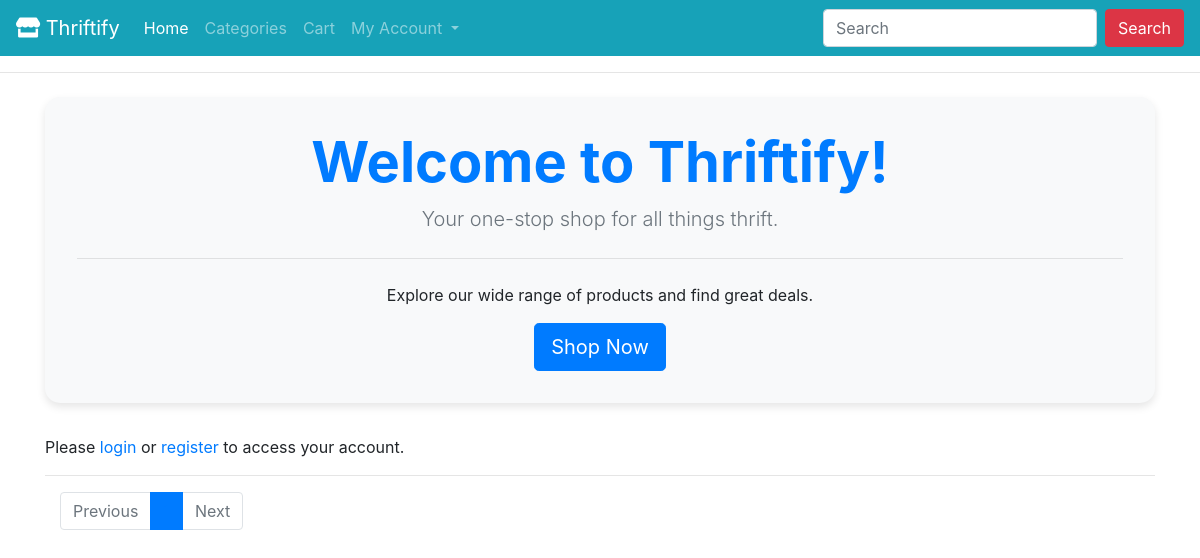
The app's page /, older data.
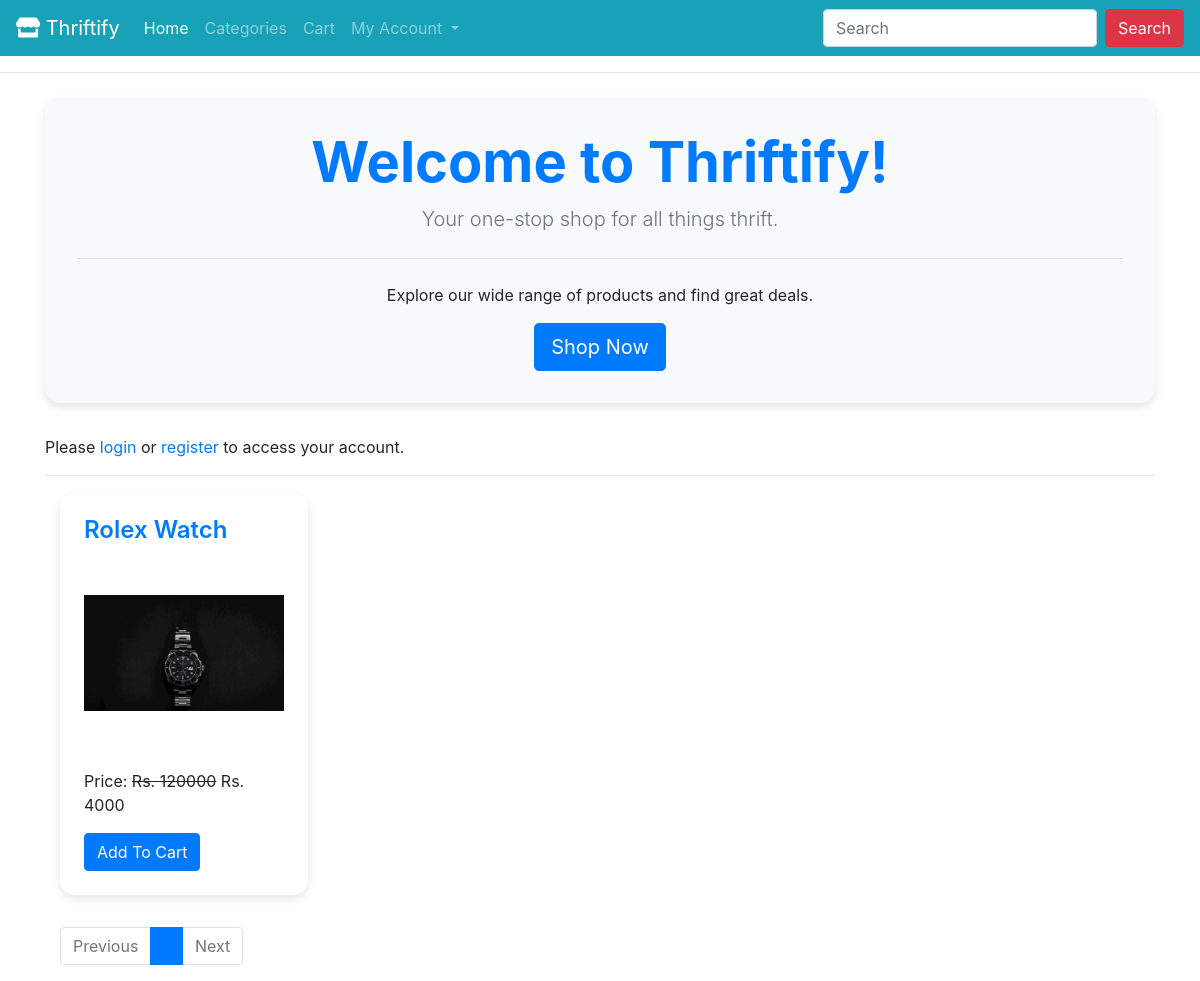
The same page, newer data.
### Thrift/models.py (models this page shows, shortened)
class Product(models.Model):
    title = models.CharField(max_length=200)
    slug = models.SlugField(unique=True)
    category = models.ForeignKey(Category, on_delete=models.CASCADE)
    image = models.ImageField(upload_to="products")
    marked_price = models.PositiveIntegerField()
    selling_price = models.PositiveIntegerField()
    description = models.TextField()
    warranty = models.CharField(max_length=300, null=True, blank=True)
    return_policy = models.CharField(max_length=300, null=True, blank=True)
    view_count = models.PositiveIntegerField(default=0)

### Thrift/views.py (the view)
# urls.py: path("", HomeView.as_view(), name="home"),
class HomeView(EcomMixin, TemplateView):
    template_name = "home.html"
    def get_context_data(self, **kwargs):
        context = super().get_context_data(**kwargs)
        context['myname'] = "Yuvraj Jagtap"
        all_products = Product.objects.all().order_by("-id")
        paginator = Paginator(all_products, 8)
        page_number = self.request.GET.get('page')
        print(page_number)
        product_list = paginator.get_page(page_number)
        context['product_list'] = product_list
        if self.request.user.is_authenticated:
            try:
                customer = self.request.user.customer
                context['customer'] = customer
            except Customer.DoesNotExist:
                context['customer'] = None
        return context

### Thrift/views.py (called while the page is built)
    def dispatch(self, request, *args, **kwargs):
        cart_id = request.session.get("cart_id")
        if cart_id:
            cart_obj = Cart.objects.get(id=cart_id)
            if request.user.is_authenticated and hasattr(request.user, 'customer'):
                cart_obj.customer = request.user.customer
                cart_obj.save()
        return super().dispatch(request, *args, **kwargs)

### templates/home.html (shortened to what this page needs)
{% extends "base.html" %}
{% block content %}
<div class="jumbotron text-center">
    <h1 class="display-4">Welcome to Thriftify!</h1>
    <p class="lead">Your one-stop shop for all things thrift.</p>
    <hr class="my-4">
    <p>Explore our wide range of products and find great deals.</p>
    <a class="btn btn-primary btn-lg" href="{% url 'Thrift:allproducts' %}" role="button">Shop Now</a>
</div>
{% if customer %}
    <p>Welcome back, {{ customer.full_name }}!</p>
{% else %}
    <p>Please <a href="{% url 'Thrift:customerlogin' %}">login</a> or <a href="{% url 'Thrift:customerregistration' %}">register</a> to access your account.</p>
{% endif %}
<hr>
<div class="container">
    <div class="row mt-3">
        {% for p in product_list %}
        <div class="col-md-3">
            <div class="card">
                <div class="m-4">
                    <h4><a href="{% url 'Thrift:productdetail' p.slug %}">{{p.title}}</a></h4>
                    <img src="{{p.image.url}}" alt="" class="img-fluid" style="height: 200px; object-fit: contain;">
                    <p class="mt-3">Price: <strike>Rs. {{p.marked_price}}</strike> Rs. {{p.selling_price}}</p>
                    <a href="{% url 'Thrift:addtocart' p.id %}" class="btn btn-primary">Add To Cart</a>
                </div>
            </div>
        </div>
        {% endfor %}
    </div>
    <nav aria-label="...">
        <ul class="pagination">
            {% if product_list.has_previous %}
            <li class="page-item">
                <a class="page-link" href="?page={{ product_list.previous_page_number }}">Previous</a>
              </li>
            {% else %}
            <li class="page-item disabled">
                <a class="page-link" href="#" tabindex="-1" aria-disabled="true">Previous</a>
            </li>
            {% endif %}
            {% for i in product_list.paginator.page_range %}
            {% if i == product_list.number %}
            <li class="page-item active"><a class="page-link">{{i}}</a></li>
            {% else %}
            <li class="page-item"><a class="page-link" href="?page={{i}}">{{i}}</a></li>
            {% endif %}
            {% endfor %}
            {% if product_list.has_next %}
            <li class="page-item">
                <a class="page-link" href="?page={{ product_list.next_page_number }}">Next</a>
            </li>
            {% else %}
            <li class="page-item disabled">
                <a class="page-link" href="#" tabindex="-1" aria-disabled="true">Next</a>
            </li>
            {% endif %}
        </ul>
      </nav>
</div>
{% endblock %}

Row changes from the older to the newer data that the page shows:
added Product: title "Rolex Watch", image (picture), marked_price "120000", selling_price "4000"
